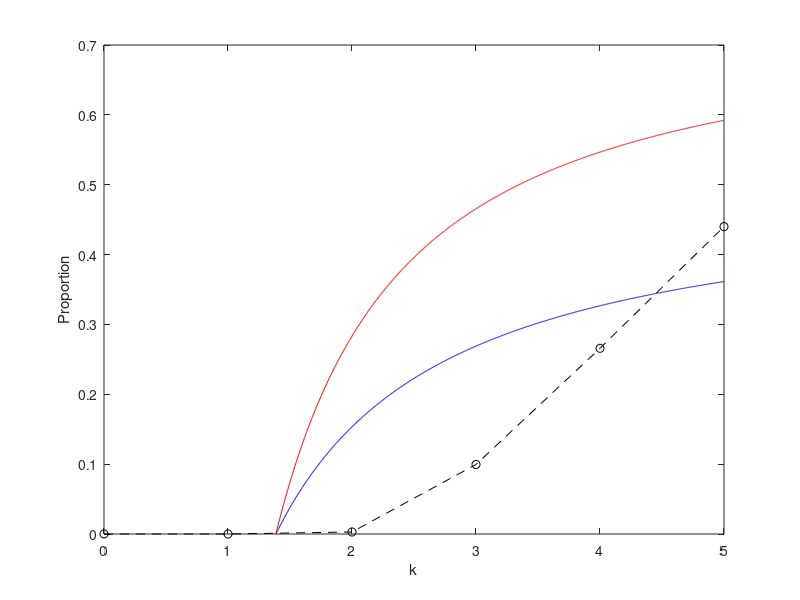
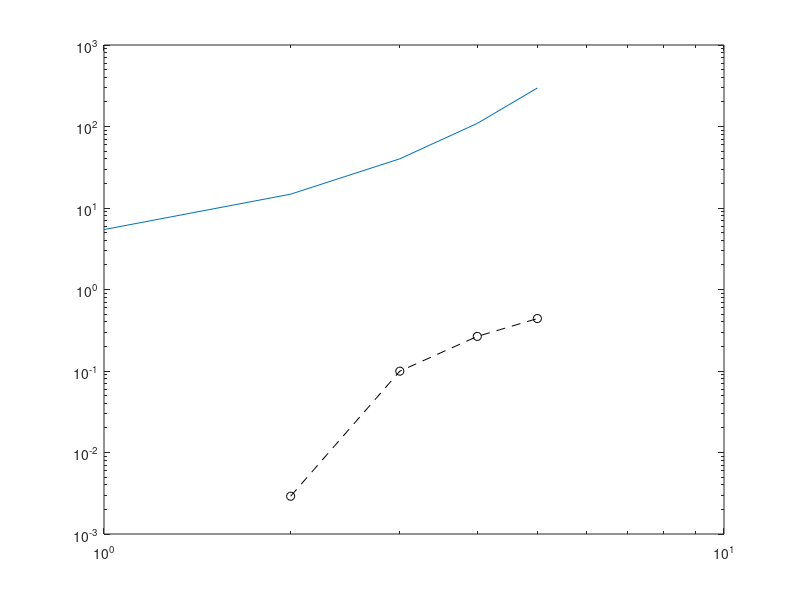

The MATLAB source for these figures, in order:
p=0.2;
xi = log((1-p)/p);

k= linspace(xi, 5, 1000);

prob1= (1-xi./k)/2;

prob2 = 1-((1 + xi./k).^2)/4;

prob3=[0, 1, 2, 3, 4, 5];

prob4=[ 0, 0, 1/344, 42/422, 21/79, 176/400];
   
plot(k, prob1, 'b', k, prob2 , 'r');
hold on;
plot(prob3, prob4 ,'k--', 'Marker','o');

xlabel('k');
ylabel('Proportion');

figure 
loglog(prob3, prob4 ,'k--', 'Marker','o');
hold on;
loglog(prob3, 2*exp(prob3));